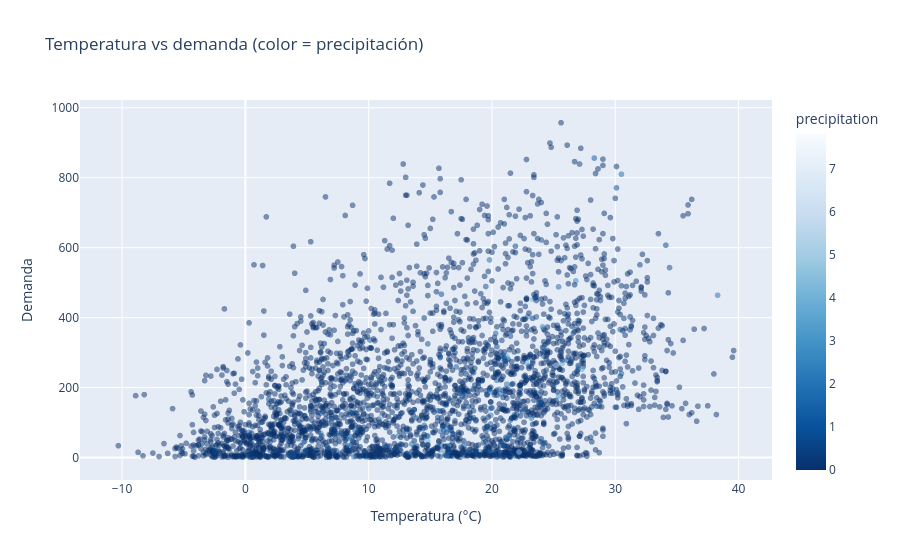

Notebook cell for this chart:
### Markdown cell above
## 4. Relación clima ↔ demanda

### Code cell
fig = px.scatter(df.sample(3000, random_state=42), x='temperature_2m', y='cnt',
                 color='precipitation', color_continuous_scale='Blues_r',
                 opacity=0.5, title='Temperatura vs demanda (color = precipitación)',
                 labels={'temperature_2m': 'Temperatura (°C)', 'cnt': 'Demanda'})
fig.show()

### Figure 1 — Plotly figure (JSON) as saved in the notebook; plotly's stock layout.template omitted (floating-point values rounded to 4 significant figures; data arrays with more than 128 entries replaced by an {"elided": "..."} marker saying what was removed)
{"data": [{"hovertemplate": "Temperatura (°C)=%{x}<br>Demanda=%{y}<br>precipitation=%{marker.color}<extra></extra>", "legendgroup": "", "marker": {"color": {"elided": "3000 float values"}, "coloraxis": "coloraxis", "opacity": 0.5, "symbol": "circle"}, "mode": "markers", "name": "", "showlegend": false, "type": "scattergl", "x": {"elided": "3000 float values"}, "xaxis": "x", "y": {"elided": "3000 int values"}, "yaxis": "y"}], "layout": {"coloraxis": {"autocolorscale": false, "colorbar": {"title": {"text": "precipitation"}}, "colorscale": [[0.0, "rgb(8,48,107)"], [0.125, "rgb(8,81,156)"], [0.25, "rgb(33,113,181)"], [0.375, "rgb(66,146,198)"], [0.5, "rgb(107,174,214)"], [0.625, "rgb(158,202,225)"], [0.75, "rgb(198,219,239)"], [0.875, "rgb(222,235,247)"], [1.0, "rgb(247,251,255)"]]}, "legend": {"tracegroupgap": 0}, "title": {"text": "Temperatura vs demanda (color = precipitación)"}, "xaxis": {"anchor": "y", "domain": [0.0, 1.0], "title": {"text": "Temperatura (°C)"}}, "yaxis": {"anchor": "x", "domain": [0.0, 1.0], "title": {"text": "Demanda"}}}}
